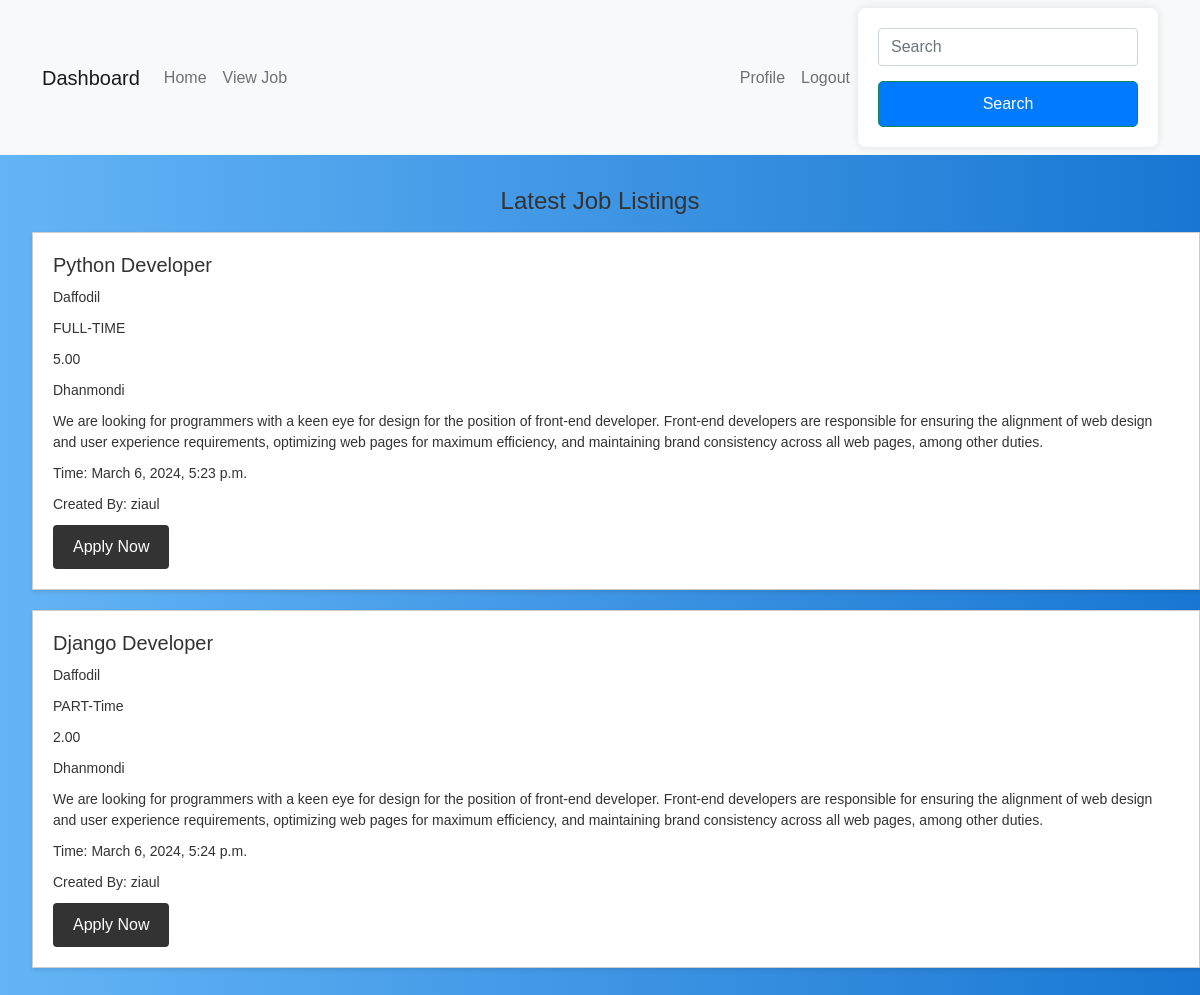
/viewjobpage/ (signed in), run on the app's committed database.
### myapp/models.py (models this page shows, shortened)
class addjob_Model(models.Model):
    Job_title=models.CharField(max_length=100, null=True)
    Company=models.CharField(max_length=100, null= True)
    catagory_choices=[
        ('FULL-TIME','Full-Time'),
        ('PART-Time','Part-Time'),
    ]
    catagory=models.CharField(max_length=255, choices=catagory_choices, null=True, blank=True)
    number_of_openings= models.DecimalField(max_digits=10, decimal_places=2, blank=True, null=True, help_text="Expected Salary")
    Skill_choices=[
        ('PYTHON','Python'),
        ('JAVA','Java'),
        ('PHP','php'),
    ]
    required_skills = models.CharField(max_length=255, choices=Skill_choices, null=True, blank=True)
    Location=models.CharField(max_length=100, null= True)
    Description=models.TextField(max_length=100, null=True)
    create_at = models.DateTimeField(auto_now_add=True, null=True)
    job_creator = models.ForeignKey(Custom_User, on_delete=models.CASCADE, null=True)

class Custom_User(AbstractUser):
    USER=[
        ('recruiter','Recruiter'),('jobseeker','Jobseeker')
    ]
    fname=models.CharField(max_length=100, null=True)
    lname=models.CharField(max_length=100, null=True)
    fullname=models.CharField(max_length=100)
    email=models.EmailField(unique=True)
    password=models.CharField(max_length=100)
    confirm_password=models.CharField(max_length=100)
    user_type=models.CharField(choices=USER, max_length=120)
    profile_pic=models.ImageField(upload_to='media/profile_pic', null=True)
    phone=models.CharField(max_length=11, null=True)

### myapp/views.py (the view)
# urls.py: path('viewjobpage/',viewjobpage, name='viewjobpage'),
@login_required
def viewjobpage(request):
    job=addjob_Model.objects.all()
    context={
        'vjkey':job
    }
    return render(request,"viewjob.html", context)

### template/viewjob.html (shortened to what this page needs)
{% extends "dashboard.html" %}
{% block content %}
<section class="job-listings">
    <h2>Latest Job Listings</h2>
    {% for i in vjkey %}
    <ul>
        <li>
            <h3>{{i.Job_title}}</h3>
            <p>{{i.Company}}</p>
            <p>{{i.catagory}}</p>
            <p>{{i.number_of_openings}}</p>
            <p>{{i.Location}}</p>
            <p>{{i.Description}}</p>
            <p>Time: {{i.create_at}}</p>
            <p>Created By: {{i.job_creator}}</p>
            {% if user.user_type == 'jobseeker' %}
            <a href="{% url 'applypage' i.id %}">Apply Now</a>
            {% endif %}
        </li>
    </ul>
   {% endfor %}
</section>
{% endblock  %}

### template/dashboard.html (shortened to what this page needs)
<!DOCTYPE html>
<html lang="en">
<head>
    <link href="https://cdn.jsdelivr.net/npm/bootstrap@5.0.2/dist/css/bootstrap.min.css" rel="stylesheet">
</head>
<body>
    {% include "navmenu.html" %}
    {% block content %}
    {% endblock content %}
</body>
</html>

### template/navmenu.html (shortened to what this page needs)
  {% block content %}
  <nav class="navbar navbar-expand-lg navbar-light bg-light">
    <div class="container">
      {% if user.user_type == 'jobseeker' %}
      <a class="navbar-brand" href="{% url 'home' %}">Dashboard</a>
      {% endif %}
      <div class="collapse navbar-collapse" id="navbarSupportedContent">
        <ul class="navbar-nav me-auto">
          <li class="nav-item">
            <a class="nav-link" href="{% url 'dashboard' %}">Home</a>
          </li>
          <li class="nav-item">
            <a class="nav-link" href="{% url 'viewjobpage' %}">View Job</a>
          </li>
        </ul>
        <ul class="navbar-nav ml-auto">
          <li class="nav-item">
            <a class="nav-link" href="{% url 'profilepage' %}">Profile</a>
          </li>
          <li class="nav-item">
            <a class="nav-link" href="{% url 'logoutpage' %}">Logout</a>
          </li>
        </ul>
        <form method="get" action="{% url 'searchpage' %}" class="form-inline">
          <input class="form-control mr-sm-2" type="search" placeholder="Search" name="search_query" aria-label="Search">
          <button class="btn btn-outline-success my-2 my-sm-0" type="submit">Search</button>
        </form>
      </div>
    </div>
  </nav>
  {% endblock %}

### template/dashboard.html (style rules this page uses)
.job-listings { margin: 2rem 0; }
.job-listings h2 { font-size: 24px; margin-bottom: 1rem; text-align: center; }
.job-listings ul { list-style: none; }
.job-listings li { background-color: #fff; border: 1px solid #ccc; padding: 20px; margin-bottom: 20px; box-shadow: 0 2px 4px rgba(0, 0, 0, 0.1); }
.job-listings h3 { font-size: 20px; margin-bottom: 10px; }
.job-listings p { font-size: 14px; margin-bottom: 10px; }
.job-listings a { background-color: #333; color: #fff; text-decoration: none; padding: 10px 20px; border-radius: 4px; display: inline-block; transition: background-color 0.3s; }
form { background-color: #fff; padding: 20px; border-radius: 8px; box-shadow: 0 0 10px rgba(0, 0, 0, 0.1); width: 300px; text-align: center; }
h2 { color: #333; }
input, textarea { width: 100%; padding: 10px; margin-bottom: 15px; border: 1px solid #ccc; border-radius: 4px; box-sizing: border-box; }
button { background-color: #007bfe; color: #fff; padding: 10px; border: none; border-radius: 4px; cursor: pointer; width: 100%; }
body { font-family: Arial, sans-serif; margin: 0; padding: 0; background: linear-gradient(to right, #64b5f6, #1976D2); color: #333; }
h1, h2, p { margin: 10px 0; }
.btn { text-decoration: none; background-color: #007bff; color: #ffffff; padding: 10px 20px; border-radius: 5px; }

### data on the page
addjob_Model: Job_title "Python Developer", Company "Daffodil", catagory "FULL-TIME", number_of_openings "5.00", Location "Dhanmondi", Description "We are looking for programmers with a keen eye for design for the position of front-end developer. Front-end developers are responsible for ensuring the alignment of web design and user experience requirements, optimizing web pages for maximum efficiency, and maintaining brand consistency across all web pages, among other duties.", create_at "March 6, 2024, 5:23 p.m.", job_creator "ziaul"
addjob_Model: Job_title "Django Developer", Company "Daffodil", catagory "PART-Time", number_of_openings "2.00", Location "Dhanmondi", Description "We are looking for programmers with a keen eye for design for the position of front-end developer. Front-end developers are responsible for ensuring the alignment of web design and user experience requirements, optimizing web pages for maximum efficiency, and maintaining brand consistency across all web pages, among other duties.", create_at "March 6, 2024, 5:24 p.m.", job_creator "ziaul"
